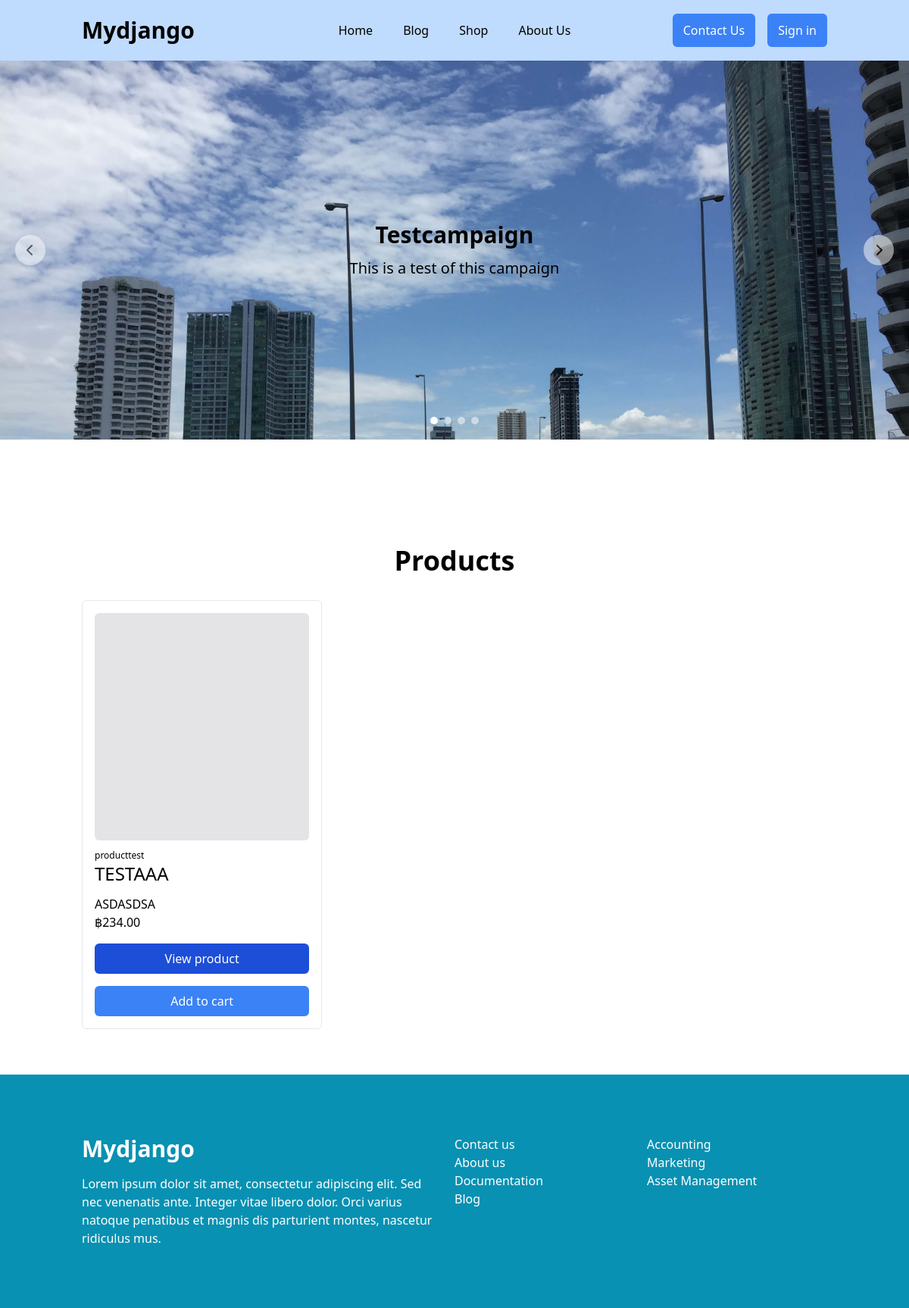
The app's page /shop/ with its own data.
### okommerce/models.py (models this page shows, shortened)
class MarketingCampaign(models.Model):
    campaign_name = models.CharField(max_length=255)
    campaign_description = models.TextField()
    campaign_image = models.ImageField(upload_to='okommerz', blank=True, null=True)

class Product(models.Model):
    product_name = models.CharField(max_length=255)
    description = models.TextField()
    amount = models.IntegerField(default=1)
    product_category = models.ForeignKey(ProductCategory, related_name='product_name', on_delete=models.CASCADE)
    regular_price = models.DecimalField(max_digits=10,decimal_places=2)
    sales_price = models.DecimalField(max_digits=10,decimal_places=2,blank=True,null=True)
    product_image = models.ImageField(upload_to='okommerz', blank=True, null=True)
    created_at = models.DateTimeField(auto_now_add=True)
    updated_at = models.DateTimeField(auto_now=True)

class ProductCategory(models.Model):
    category = models.CharField(max_length=255, unique=True)
    class Meta:
        verbose_name_plural = "Product categories"
    def __str__(self):
        return self.category

### okommerce/views.py (the view)
# urls.py: path("shop/", include('okommerce.urls')),
def shop(request):
    carousels = MarketingCampaign.objects.all()
    products = Product.objects.all()
    return render(request, 'shop.html', {'carousels': carousels, 'products': products})

### okommerce/templates/shop.html (shortened to what this page needs)
{% extends 'base.html' %}
{% block hero %}
  {% include 'shop-carousel.html' %}
{% endblock %}
{% block content %}
<h1 class='text-4xl font-bold text-center mb-8'>Products</h1>
<div class='grid md:grid-cols-2 lg:grid-cols-3 gap-4'>
{% for product in products %}
  <div class='border p-4 rounded-md blog-card'>
    {% if product.product_image %}
      <img class='rounded-md h-[300px] w-full object-cover' src="{{ product.product_image.url }}" alt="{{ product.product_image.url }}">
    {% else %}
      <div class='bg-zinc-200 rounded-md w-full h-[300px]'></div>
    {% endif %}
    <h4 class='text-xs mt-3'>{{ product.product_category }}</h4>
    <h1 class='mb-3 text-2xl font-medium'>{{ product.product_name }}</h1>
    <p>{{ product.description }} </p>
    {% if product.sales_price %}
      <div class='flex items-center gap-x-2'>
        <p class='line-through text-red-400 text-xs'>฿{{ product.regular_price }}</p>
        <p>฿{{ product.sales_price }}</p>
      </div>
    {% else %}
      <p>฿{{ product.regular_price }}</p>
    {% endif %}
    <div class='flex flex-col'>
      <a href='{{ product.id }}' class='bg-blue-700 px-4 py-2 text-white rounded-md w-full mt-4 text-center'>View product</a>
      <button class='bg-blue-500 px-4 py-2 text-white rounded-md w-full mt-4'>Add to cart</button>
    </div>
  </div>
{% endfor %}
</div>
{% endblock %}

### okommerce/templates/shop-carousel.html (shortened to what this page needs)
<div class="carousel-container">
  <div class="carousel-track" id="carouselTrack">
    {% for carousel in carousels %}
    <div class='carousel-item' style="{% if carousel.campaign_image %}background:url({{ carousel.campaign_image.url }});background-size:cover{% endif%}">
      <div class='flex flex-col items-center justify-center h-full'>
        <h1 class='text-3xl font-bold'>{{ carousel.campaign_name }}</h1>
        <p class='text-xl font-medium mt-3'>{{ carousel.campaign_description }}</p>
      </div>
    </div>
    {% endfor %}
  </div>
  {% if carousels|length > 1 %}
  <button class="carousel-button" id="prevButton">
    <svg xmlns="http://www.w3.org/2000/svg" height="16" width="10" viewBox="0 0 320 512">
      <path d="M9.4 233.4c-12.5 12.5-12.5 32.8 0 45.3l192 192c12.5 12.5 32.8 12.5 45.3 0s12.5-32.8 0-45.3L77.3 256 246.6 86.6c12.5-12.5 12.5-32.8 0-45.3s-32.8-12.5-45.3 0l-192 192z"/>
    </svg>
  </button>
  <button class="carousel-button" id="nextButton">
    <svg xmlns="http://www.w3.org/2000/svg" height="16" width="10" viewBox="0 0 320 512">
      <path d="M310.6 233.4c12.5 12.5 12.5 32.8 0 45.3l-192 192c-12.5 12.5-32.8 12.5-45.3 0s-12.5-32.8 0-45.3L242.7 256 73.4 86.6c-12.5-12.5-12.5-32.8 0-45.3s32.8-12.5 45.3 0l192 192z"/>
    </svg>
  </button>
  {% endif %}
  <div class='carousel-circles'>
    {% for x in carousels %}
    <div class='carousel-circle'></div>
    {% endfor %}
  </div>
</div>

### webtemplate/static/style.css (style rules this page uses)
:root { --header-height:80px }
.blog-card { height:100%; }
.carousel-container { position: relative; width: 100%; overflow: hidden; margin-top:var(--header-height); height:500px; touch-action: pan-y; }
.carousel-track { display: flex; min-height:500px; transition: transform 0.4s; will-change: transform; }
.carousel-item { min-width: 100%; box-sizing: border-box; padding: 10px; }
.carousel-button { position: absolute; top: 50%; transform: translateY(-50%); cursor: pointer; background-color:white; opacity:0.5; border-radius:999px; width:40px; height:40px; display:flex; align-items:center; justify-content:center; transition:opacity 300ms, left 300ms, right 300ms; }
.carousel-circles { display:flex; position:absolute; gap:8px; bottom:20px; justify-content:center; width:100%; }
.carousel-circle { width:10px; height:10px; border-radius:999px; background-color:white; opacity:0.5; cursor:pointer; }
.carousel-circle.active { opacity:1; }
#prevButton { left: 20px; }
#nextButton { right: 20px; }

### records on screen
MarketingCampaign: campaign_image (picture), campaign_name "Testcampaign", campaign_description "This is a test of this campaign"
Product: product_category "producttest", product_name "TESTAAA", description "ASDASDSA", regular_price "234.00"
